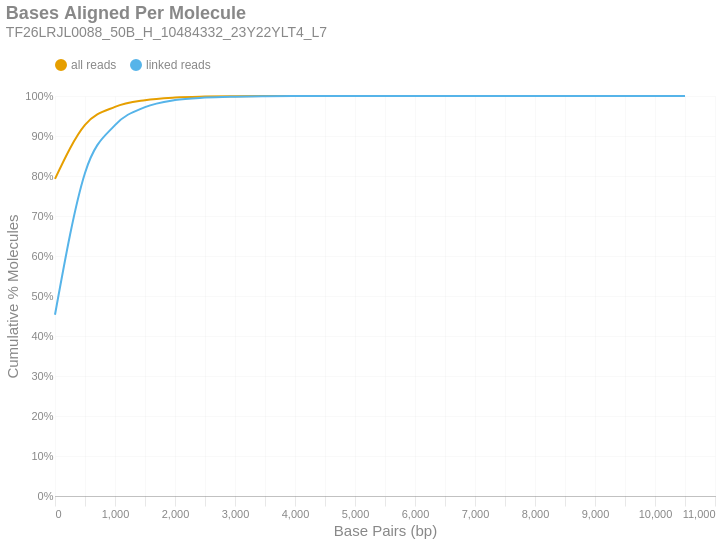

Write notebook code for a chart like this one.
### Markdown cell above
### Bases Aligned Per Molecule
This is a cumulative frequency distribution showing the number of base pairs aligned per unique molecule. These data are shown in 500 bp bins. There are two distributions: one with `all reads` (yellow) and another with only `linked reads` (blue). The percent of molecules in the `linked reads` distribution is relative to the total number of linked molecules.

### Code cell
if SKIPLR:
    print_html(f"Skipped")
else:
    binned_df = consolidated_hist(valids['aligned_bp'], mask, 500, True)
    with SafeRender(binned_df):
        (
            density_plot(binned_df, 'Bases Aligned Per Molecule', samplename, 'basesper')
            .encode(
                x=alt.X('bin:Q', title="Base Pairs (bp)").axis(tickMinStep=500).scale(padding=0),
                y=alt.Y('value:Q', title='Cumulative % Molecules')
                    .axis(format='%')
                    .scale(domain = [0,1])
                    .stack(False),
                color=alt.Color("key:N").scale(domain = ["all reads", "linked reads"]),
                tooltip = [
                    alt.Tooltip("key:N", title = "Data Type"),
                    alt.Tooltip("range_label:N", title="Bases Aligned Per Molecule"),
                    alt.Tooltip("value:Q", format = ".2%", title="% Molecules (Cum.)")
                ]
            )
        ).display()

### Figure 1 — Vega-Lite specification as saved in the notebook (floating-point values rounded to 4 significant figures)
{"width": "container", "height": 400, "config": {"title": {"anchor": "start", "dy": -15, "fontSize": 18, "color": "#888888", "subtitleColor": "#888888", "subtitleFontSize": 14}, "arc": {"fill": "#0072B2"}, "axis": {"domainColor": "#888888", "domainWidth": 0.5, "gridWidth": 0.2, "grid": false, "titleFontWeight": 400, "titleFontSize": 15, "labelFontSize": 11, "labelColor": "#888888", "tickColor": "#888888", "tickWidth": 0.2, "titleColor": "#888888"}, "axisBand": {"grid": false}, "axisX": {"grid": true, "tickSize": 10, "domainCap": "round"}, "axisY": {"domain": false, "grid": true, "tickSize": 0, "domainCap": "round"}, "background": "transparent", "header": {"labelFontSize": 15, "labelColor": "#888888", "titleFontSize": 15, "titleFontWeight": 600, "titleColor": "#888888"}, "legend": {"labelFont": "sans-serif", "labelFontSize": 12, "labelColor": "#888888", "symbolSize": 100, "symbolType": "circle", "titleFontSize": 12, "titlePadding": 10, "titleColor": "#888888", "title": null, "orient": "top"}, "range": {"category": ["#E69F00", "#56B4E9", "#009E73", "#F0E442", "#0072B2", "#D55E00", "#CC79A7", "#000000"], "diverging": ["#cfe8f3", "#a2d4ec", "#73bfe2", "#46abdb", "#1696d2", "#12719e"]}, "area": {"fill": "#0072B2", "fillOpacity": 0.7, "line": true, "strokeOpacity": 0.7}, "line": {"color": "#0072B2", "stroke": "#0072B2", "strokeWidth": 2}, "trail": {"color": "#0072B2", "stroke": "#0072B2", "strokeWidth": 0, "size": 1}, "point": {"filled": true, "fillOpacity": 1.0, "size": 95}, "text": {"color": "#888888", "fontSize": 11, "align": "right", "fontWeight": 400, "size": 11}, "bar": {"fill": "#0072B2", "stroke": null}, "view": {"stroke": null, "continuousWidth": 660, "continuousHeight": 400}}, "data": {"name": "data-0ac606782accdf9f81188dda1606b9c3"}, "mark": {"type": "line", "interpolate": "monotone", "point": {"opacity": 0, "size": 275}}, "encoding": {"color": {"field": "key", "scale": {"domain": ["all reads", "linked reads"]}, "type": "nominal"}, "tooltip": [{"field": "key", "title": "Data Type", "type": "nominal"}, {"field": "range_label", "title": "Bases Aligned Per Molecule", "type": "nominal"}, {"field": "value", "format": ".2%", "title": "% Molecules (Cum.)", "type": "quantitative"}], "x": {"axis": {"tickMinStep": 500}, "field": "bin", "scale": {"padding": 0}, "title": "Base Pairs (bp)", "type": "quantitative"}, "y": {"axis": {"format": "%"}, "field": "value", "scale": {"domain": [0, 1]}, "stack": false, "title": "Cumulative % Molecules", "type": "quantitative"}}, "params": [{"name": "param_c36ac31b6afebe62", "select": {"type": "point", "fields": ["key"]}, "bind": "legend"}], "title": {"text": "Bases Aligned Per Molecule", "subtitle": "TF26LRJL0088_50B_H_10484332_23Y22YLT4_L7"}, "transform": [{"fold": ["all reads (cumsum)", "linked reads (cumsum)"]}, {"calculate": "replace(datum.key, ' (cumsum)', '')", "as": "key"}, {"filter": {"param": "param_c36ac31b6afebe62"}}], "usermeta": {"embedOptions": {"downloadFileName": "TF26LRJL0088_50B_H_10484332_23Y22YLT4_L7.basesper"}}, "$schema": "https://vega.github.io/schema/vega-lite/v6.4.1.json", "datasets": {"data-0ac606782accdf9f81188dda1606b9c3": [{"bin": "0.0", "interval": "0.0-500.0", "all reads": 0.7929, "linked reads": 0.4531, "all reads (cumsum)": 0.7929, "linked reads (cumsum)": 0.4531, "range_label": "0-499"}, {"bin": "500.0", "interval": "500.0-1000.0", "all reads": 0.1349, "linked reads": 0.3544, "all reads (cumsum)": 0.9278, "linked reads (cumsum)": 0.8076, "range_label": "500-999"}, {"bin": "1000.0", "interval": "1000.0-1500.0", "all reads": 0.04493, "linked reads": 0.1196, "all reads (cumsum)": 0.9728, "linked reads (cumsum)": 0.9272, "range_label": "1000-1499"}, {"bin": "1500.0", "interval": "1500.0-2000.0", "all reads": 0.01683, "linked reads": 0.04495, "all reads (cumsum)": 0.9896, "linked reads (cumsum)": 0.9721, "range_label": "1500-1999"}, {"bin": "2000.0", "interval": "2000.0-2500.0", "all reads": 0.006648, "linked reads": 0.01778, "all reads (cumsum)": 0.9962, "linked reads (cumsum)": 0.9899, "range_label": "2000-2499"}, {"bin": "2500.0", "interval": "2500.0-3000.0", "all reads": 0.002271, "linked reads": 0.006075, "all reads (cumsum)": 0.9985, "linked reads (cumsum)": 0.996, "range_label": "2500-2999"}, {"bin": "3000.0", "interval": "3000.0-3500.0", "all reads": 0.000868, "linked reads": 0.002322, "all reads (cumsum)": 0.9994, "linked reads (cumsum)": 0.9983, "range_label": "3000-3499"}, {"bin": "3500.0", "interval": "3500.0-4000.0", "all reads": 0.0003703, "linked reads": 0.0009905, "all reads (cumsum)": 0.9997, "linked reads (cumsum)": 0.9993, "range_label": "3500-3999"}, {"bin": "4000.0", "interval": "4000.0-4500.0", "all reads": 0.0001567, "linked reads": 0.0004191, "all reads (cumsum)": 0.9999, "linked reads (cumsum)": 0.9997, "range_label": "4000-4499"}, {"bin": "4500.0", "interval": "4500.0-5000.0", "all reads": 6.074e-05, "linked reads": 0.0001625, "all reads (cumsum)": 1.0, "linked reads (cumsum)": 0.9999, "range_label": "4500-4999"}, {"bin": "5000.0", "interval": "5000.0-5500.0", "all reads": 2.387e-05, "linked reads": 6.385e-05, "all reads (cumsum)": 1.0, "linked reads (cumsum)": 0.9999, "range_label": "5000-5499"}, {"bin": "5500.0", "interval": "5500.0-6000.0", "all reads": 1.117e-05, "linked reads": 2.988e-05, "all reads (cumsum)": 1.0, "linked reads (cumsum)": 1.0, "range_label": "5500-5999"}, {"bin": "6000.0", "interval": "6000.0-6500.0", "all reads": 4.437e-06, "linked reads": 1.187e-05, "all reads (cumsum)": 1.0, "linked reads (cumsum)": 1.0, "range_label": "6000-6499"}, {"bin": "6500.0", "interval": "6500.0-7000.0", "all reads": 1.377e-06, "linked reads": 3.684e-06, "all reads (cumsum)": 1.0, "linked reads (cumsum)": 1.0, "range_label": "6500-6999"}, {"bin": "7000.0", "interval": "7000.0-7500.0", "all reads": 7.65e-07, "linked reads": 2.047e-06, "all reads (cumsum)": 1.0, "linked reads (cumsum)": 1.0, "range_label": "7000-7499"}, {"bin": "7500.0", "interval": "7500.0-8000.0", "all reads": 4.59e-07, "linked reads": 1.228e-06, "all reads (cumsum)": 1.0, "linked reads (cumsum)": 1.0, "range_label": "7500-7999"}, {"bin": "8000.0", "interval": "8000.0-8500.0", "all reads": 3.06e-07, "linked reads": 8.186e-07, "all reads (cumsum)": 1.0, "linked reads (cumsum)": 1.0, "range_label": "8000-8499"}, {"bin": "8500.0", "interval": "8500.0-9000.0", "all reads": 1.53e-07, "linked reads": 4.093e-07, "all reads (cumsum)": 1.0, "linked reads (cumsum)": 1.0, "range_label": "8500-8999"}, {"bin": "9000.0", "interval": "9000.0-9500.0", "all reads": 1.53e-07, "linked reads": 4.093e-07, "all reads (cumsum)": 1.0, "linked reads (cumsum)": 1.0, "range_label": "9000-9499"}, {"bin": "9500.0", "interval": "9500.0-10000.0", "all reads": 0.0, "linked reads": 0.0, "all reads (cumsum)": 1.0, "linked reads (cumsum)": 1.0, "range_label": "9500-9999"}, {"bin": "10000.0", "interval": "10000.0-10500.0", "all reads": 0.0, "linked reads": 0.0, "all reads (cumsum)": 1.0, "linked reads (cumsum)": 1.0, "range_label": "10000-10499"}, {"bin": "10500.0", "interval": "10500.0-11000.0", "all reads": 1.53e-07, "linked reads": 4.093e-07, "all reads (cumsum)": 1.0, "linked reads (cumsum)": 1.0, "range_label": "10500-10999"}]}}
